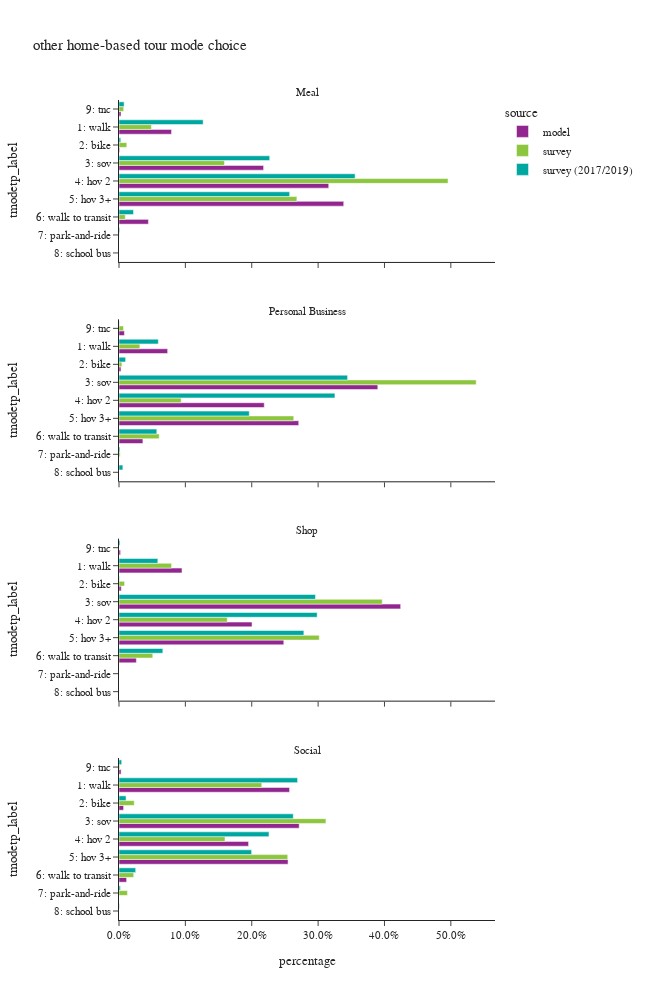

Source (notebook cell):
### Code cell
df_plot = hb_tour.groupby(['source','pdpurp_label','tmodetp_label'])['toexpfac'].sum().reset_index()
df_plot['percentage'] = df_plot.groupby(['source','pdpurp_label'], group_keys=False)['toexpfac']. \
    apply(lambda x: x / float(x.sum()))

df_plot_ct = hb_tour.groupby(['source','pdpurp_label','tmodetp_label'])['toexpfac'].count().reset_index(). \
    rename(columns={'toexpfac':'sample count'})
df_plot = df_plot.merge(df_plot_ct, on=['source','pdpurp_label','tmodetp_label'])

fig = px.bar(df_plot.sort_values(['tmodetp_label']),
             x="percentage", y="tmodetp_label", color="source",barmode="group",
             facet_col='pdpurp_label', facet_col_wrap=1, orientation='h',
             hover_data=['sample count'],
             category_orders={"tmodetp_label":["1: walk","2: bike","3: sov","4: hov 2","5: hov 3+","6: walk to transit",
                                               "7: park-and-ride","8: school bus","9: other–survey only"]},
             title="other home-based tour mode choice")
fig.update_layout(height=1000, width=650)
fig.for_each_annotation(lambda a: a.update(text = a.text.split("=")[-1]))
fig.for_each_xaxis(lambda a: a.update(tickformat = ".1%"))
fig.show()

### Figure 1 — Plotly figure (JSON) as saved in the notebook; plotly's stock layout.template omitted (floating-point values rounded to 4 significant figures)
{"data": [{"alignmentgroup": "True", "customdata": [[19279], [248], [53062], [76962], [82464], [10795], [735]], "hovertemplate": "source=model<br>pdpurp_label=Meal<br>percentage=%{x}<br>tmodetp_label=%{y}<br>sample count=%{customdata[0]}<extra></extra>", "legendgroup": "model", "marker": {"color": "#91268F", "pattern": {"shape": ""}}, "name": "model", "offsetgroup": "model", "orientation": "h", "showlegend": true, "textposition": "auto", "type": "bar", "x": [0.07916, 0.001018, 0.2179, 0.316, 0.3386, 0.04432, 0.003018], "xaxis": "x4", "y": ["1: walk", "2: bike", "3: sov", "4: hov 2", "5: hov 3+", "6: walk to transit", "9: tnc"], "yaxis": "y4"}, {"alignmentgroup": "True", "customdata": [[55787], [2249], [296787], [166574], [206112], [27407], [6200]], "hovertemplate": "source=model<br>pdpurp_label=Personal Business<br>percentage=%{x}<br>tmodetp_label=%{y}<br>sample count=%{customdata[0]}<extra></extra>", "legendgroup": "model", "marker": {"color": "#91268F", "pattern": {"shape": ""}}, "name": "model", "offsetgroup": "model", "orientation": "h", "showlegend": false, "textposition": "auto", "type": "bar", "x": [0.0733, 0.002955, 0.3899, 0.2189, 0.2708, 0.03601, 0.008146], "xaxis": "x3", "y": ["1: walk", "2: bike", "3: sov", "4: hov 2", "5: hov 3+", "6: walk to transit", "9: tnc"], "yaxis": "y3"}, {"alignmentgroup": "True", "customdata": [[76592], [2752], [342406], [161722], [200349], [21120], [1903]], "hovertemplate": "source=model<br>pdpurp_label=Shop<br>percentage=%{x}<br>tmodetp_label=%{y}<br>sample count=%{customdata[0]}<extra></extra>", "legendgroup": "model", "marker": {"color": "#91268F", "pattern": {"shape": ""}}, "name": "model", "offsetgroup": "model", "orientation": "h", "showlegend": false, "textposition": "auto", "type": "bar", "x": [0.09493, 0.003411, 0.4244, 0.2004, 0.2483, 0.02618, 0.002359], "xaxis": "x2", "y": ["1: walk", "2: bike", "3: sov", "4: hov 2", "5: hov 3+", "6: walk to transit", "9: tnc"], "yaxis": "y2"}, {"alignmentgroup": "True", "customdata": [[370671], [10006], [391580], [281610], [367403], [16532], [4524]], "hovertemplate": "source=model<br>pdpurp_label=Social<br>percentage=%{x}<br>tmodetp_label=%{y}<br>sample count=%{customdata[0]}<extra></extra>", "legendgroup": "model", "marker": {"color": "#91268F", "pattern": {"shape": ""}}, "name": "model", "offsetgroup": "model", "orientation": "h", "showlegend": false, "textposition": "auto", "type": "bar", "x": [0.257, 0.006937, 0.2715, 0.1952, 0.2547, 0.01146, 0.003137], "xaxis": "x", "y": ["1: walk", "2: bike", "3: sov", "4: hov 2", "5: hov 3+", "6: walk to transit", "9: tnc"], "yaxis": "y"}, {"alignmentgroup": "True", "customdata": [[200], [25], [201], [204], [87], [43], [3], [3]], "hovertemplate": "source=survey<br>pdpurp_label=Meal<br>percentage=%{x}<br>tmodetp_label=%{y}<br>sample count=%{customdata[0]}<extra></extra>", "legendgroup": "survey", "marker": {"color": "#8CC63E", "pattern": {"shape": ""}}, "name": "survey", "offsetgroup": "survey", "orientation": "h", "showlegend": true, "textposition": "auto", "type": "bar", "x": [0.04882, 0.01173, 0.1589, 0.4958, 0.268, 0.009482, 0.0002709, 0.00707], "xaxis": "x4", "y": ["1: walk", "2: bike", "3: sov", "4: hov 2", "5: hov 3+", "6: walk to transit", "7: park-and-ride", "9: tnc"], "yaxis": "y4"}, {"alignmentgroup": "True", "customdata": [[74], [10], [355], [161], [52], [78], [5], [9]], "hovertemplate": "source=survey<br>pdpurp_label=Personal Business<br>percentage=%{x}<br>tmodetp_label=%{y}<br>sample count=%{customdata[0]}<extra></extra>", "legendgroup": "survey", "marker": {"color": "#8CC63E", "pattern": {"shape": ""}}, "name": "survey", "offsetgroup": "survey", "orientation": "h", "showlegend": false, "textposition": "auto", "type": "bar", "x": [0.03148, 0.004293, 0.5382, 0.09371, 0.2633, 0.06055, 0.0017, 0.006736], "xaxis": "x3", "y": ["1: walk", "2: bike", "3: sov", "4: hov 2", "5: hov 3+", "6: walk to transit", "7: park-and-ride", "9: tnc"], "yaxis": "y3"}, {"alignmentgroup": "True", "customdata": [[289], [27], [573], [302], [118], [74], [2]], "hovertemplate": "source=survey<br>pdpurp_label=Shop<br>percentage=%{x}<br>tmodetp_label=%{y}<br>sample count=%{customdata[0]}<extra></extra>", "legendgroup": "survey", "marker": {"color": "#8CC63E", "pattern": {"shape": ""}}, "name": "survey", "offsetgroup": "survey", "orientation": "h", "showlegend": false, "textposition": "auto", "type": "bar", "x": [0.07919, 0.008409, 0.3967, 0.1631, 0.3017, 0.05086, 5.015e-05], "xaxis": "x2", "y": ["1: walk", "2: bike", "3: sov", "4: hov 2", "5: hov 3+", "6: walk to transit", "8: school bus"], "yaxis": "y2"}, {"alignmentgroup": "True", "customdata": [[1048], [109], [827], [501], [344], [112], [15], [13]], "hovertemplate": "source=survey<br>pdpurp_label=Social<br>percentage=%{x}<br>tmodetp_label=%{y}<br>sample count=%{customdata[0]}<extra></extra>", "legendgroup": "survey", "marker": {"color": "#8CC63E", "pattern": {"shape": ""}}, "name": "survey", "offsetgroup": "survey", "orientation": "h", "showlegend": false, "textposition": "auto", "type": "bar", "x": [0.2152, 0.02296, 0.3118, 0.1597, 0.2542, 0.02218, 0.01278, 0.001186], "xaxis": "x", "y": ["1: walk", "2: bike", "3: sov", "4: hov 2", "5: hov 3+", "6: walk to transit", "7: park-and-ride", "9: tnc"], "yaxis": "y"}, {"alignmentgroup": "True", "customdata": [[433], [15], [290], [368], [230], [121], [7], [44]], "hovertemplate": "source=survey (2017/2019)<br>pdpurp_label=Meal<br>percentage=%{x}<br>tmodetp_label=%{y}<br>sample count=%{customdata[0]}<extra></extra>", "legendgroup": "survey (2017/2019)", "marker": {"color": "#00A7A0", "pattern": {"shape": ""}}, "name": "survey (2017/2019)", "offsetgroup": "survey (2017/2019)", "orientation": "h", "showlegend": true, "textposition": "auto", "type": "bar", "x": [0.1268, 0.002655, 0.2271, 0.3557, 0.2571, 0.02187, 0.001062, 0.007723], "xaxis": "x4", "y": ["1: walk", "2: bike", "3: sov", "4: hov 2", "5: hov 3+", "6: walk to transit", "7: park-and-ride", "9: tnc"], "yaxis": "y4"}, {"alignmentgroup": "True", "customdata": [[396], [19], [913], [606], [376], [268], [9], [22], [25]], "hovertemplate": "source=survey (2017/2019)<br>pdpurp_label=Personal Business<br>percentage=%{x}<br>tmodetp_label=%{y}<br>sample count=%{customdata[0]}<extra></extra>", "legendgroup": "survey (2017/2019)", "marker": {"color": "#00A7A0", "pattern": {"shape": ""}}, "name": "survey (2017/2019)", "offsetgroup": "survey (2017/2019)", "orientation": "h", "showlegend": false, "textposition": "auto", "type": "bar", "x": [0.05924, 0.009989, 0.3444, 0.3254, 0.1963, 0.05695, 0.00143, 0.005816, 0.0004872], "xaxis": "x3", "y": ["1: walk", "2: bike", "3: sov", "4: hov 2", "5: hov 3+", "6: walk to transit", "7: park-and-ride", "8: school bus", "9: tnc"], "yaxis": "y3"}, {"alignmentgroup": "True", "customdata": [[586], [18], [807], [613], [297], [155], [1], [5]], "hovertemplate": "source=survey (2017/2019)<br>pdpurp_label=Shop<br>percentage=%{x}<br>tmodetp_label=%{y}<br>sample count=%{customdata[0]}<extra></extra>", "legendgroup": "survey (2017/2019)", "marker": {"color": "#00A7A0", "pattern": {"shape": ""}}, "name": "survey (2017/2019)", "offsetgroup": "survey (2017/2019)", "orientation": "h", "showlegend": false, "textposition": "auto", "type": "bar", "x": [0.05851, 0.0006992, 0.296, 0.2986, 0.2785, 0.06602, 6.145e-05, 0.001581], "xaxis": "x2", "y": ["1: walk", "2: bike", "3: sov", "4: hov 2", "5: hov 3+", "6: walk to transit", "7: park-and-ride", "9: tnc"], "yaxis": "y2"}, {"alignmentgroup": "True", "customdata": [[1555], [81], [949], [784], [664], [333], [12], [4], [52]], "hovertemplate": "source=survey (2017/2019)<br>pdpurp_label=Social<br>percentage=%{x}<br>tmodetp_label=%{y}<br>sample count=%{customdata[0]}<extra></extra>", "legendgroup": "survey (2017/2019)", "marker": {"color": "#00A7A0", "pattern": {"shape": ""}}, "name": "survey (2017/2019)", "offsetgroup": "survey (2017/2019)", "orientation": "h", "showlegend": false, "textposition": "auto", "type": "bar", "x": [0.2691, 0.01064, 0.2626, 0.226, 0.1998, 0.02514, 0.00206, 0.0006147, 0.004038], "xaxis": "x", "y": ["1: walk", "2: bike", "3: sov", "4: hov 2", "5: hov 3+", "6: walk to transit", "7: park-and-ride", "8: school bus", "9: tnc"], "yaxis": "y"}], "layout": {"annotations": [{"font": {}, "showarrow": false, "text": "Social", "x": 0.5, "xanchor": "center", "xref": "paper", "y": 0.1975, "yanchor": "bottom", "yref": "paper"}, {"font": {}, "showarrow": false, "text": "Shop", "x": 0.5, "xanchor": "center", "xref": "paper", "y": 0.465, "yanchor": "bottom", "yref": "paper"}, {"font": {}, "showarrow": false, "text": "Personal Business", "x": 0.5, "xanchor": "center", "xref": "paper", "y": 0.7325, "yanchor": "bottom", "yref": "paper"}, {"font": {}, "showarrow": false, "text": "Meal", "x": 0.5, "xanchor": "center", "xref": "paper", "y": 1.0, "yanchor": "bottom", "yref": "paper"}], "barmode": "group", "height": 1000, "legend": {"title": {"text": "source"}, "tracegroupgap": 0}, "title": {"text": "other home-based tour mode choice"}, "width": 650, "xaxis": {"anchor": "y", "domain": [0.0, 1.0], "tickformat": ".1%", "title": {"text": "percentage"}}, "xaxis2": {"anchor": "y2", "domain": [0.0, 1.0], "matches": "x", "showticklabels": false, "tickformat": ".1%"}, "xaxis3": {"anchor": "y3", "domain": [0.0, 1.0], "matches": "x", "showticklabels": false, "tickformat": ".1%"}, "xaxis4": {"anchor": "y4", "domain": [0.0, 1.0], "matches": "x", "showticklabels": false, "tickformat": ".1%"}, "yaxis": {"anchor": "x", "categoryarray": ["9: other–survey only", "8: school bus", "7: park-and-ride", "6: walk to transit", "5: hov 3+", "4: hov 2", "3: sov", "2: bike", "1: walk"], "categoryorder": "array", "domain": [0.0, 0.1975], "title": {"text": "tmodetp_label"}}, "yaxis2": {"anchor": "x2", "categoryarray": ["9: other–survey only", "8: school bus", "7: park-and-ride", "6: walk to transit", "5: hov 3+", "4: hov 2", "3: sov", "2: bike", "1: walk"], "categoryorder": "array", "domain": [0.2675, 0.465], "matches": "y", "title": {"text": "tmodetp_label"}}, "yaxis3": {"anchor": "x3", "categoryarray": ["9: other–survey only", "8: school bus", "7: park-and-ride", "6: walk to transit", "5: hov 3+", "4: hov 2", "3: sov", "2: bike", "1: walk"], "categoryorder": "array", "domain": [0.535, 0.7325], "matches": "y", "title": {"text": "tmodetp_label"}}, "yaxis4": {"anchor": "x4", "categoryarray": ["9: other–survey only", "8: school bus", "7: park-and-ride", "6: walk to transit", "5: hov 3+", "4: hov 2", "3: sov", "2: bike", "1: walk"], "categoryorder": "array", "domain": [0.8025, 1.0], "matches": "y", "title": {"text": "tmodetp_label"}}}}
